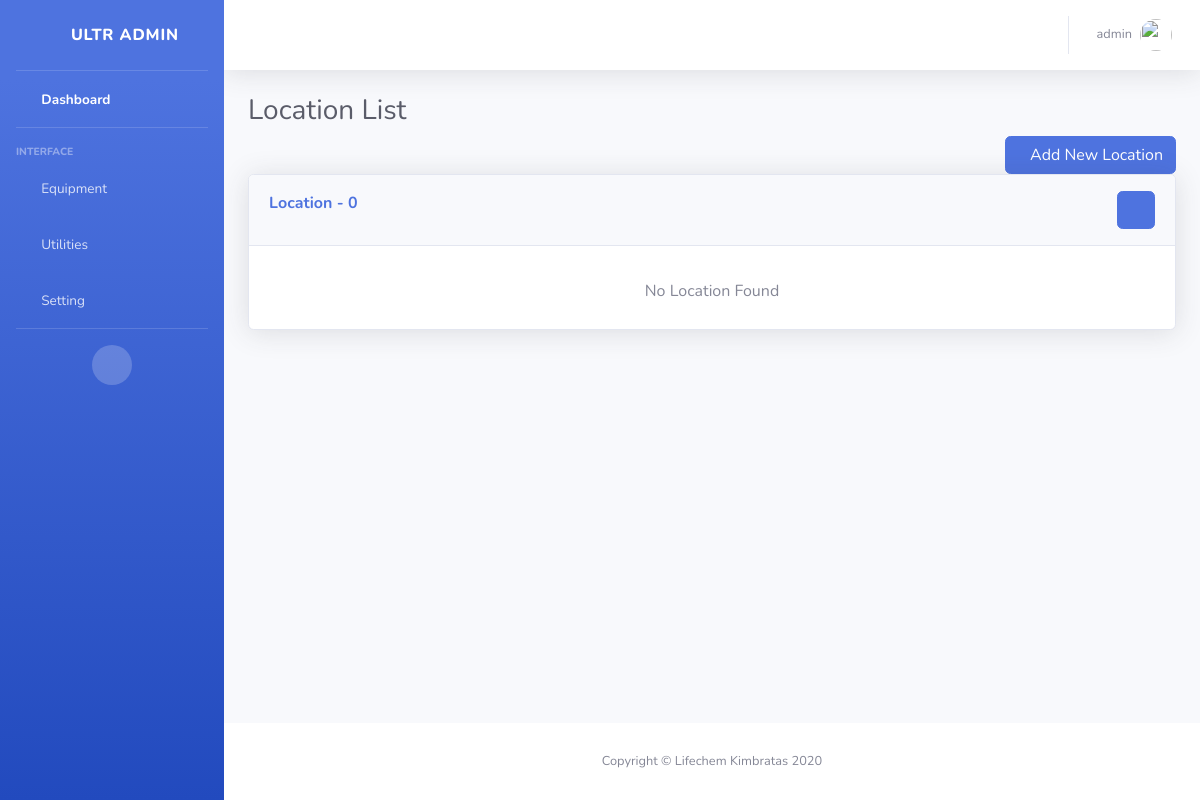
Before: /equipment/locate_list (signed in) with the older database file.
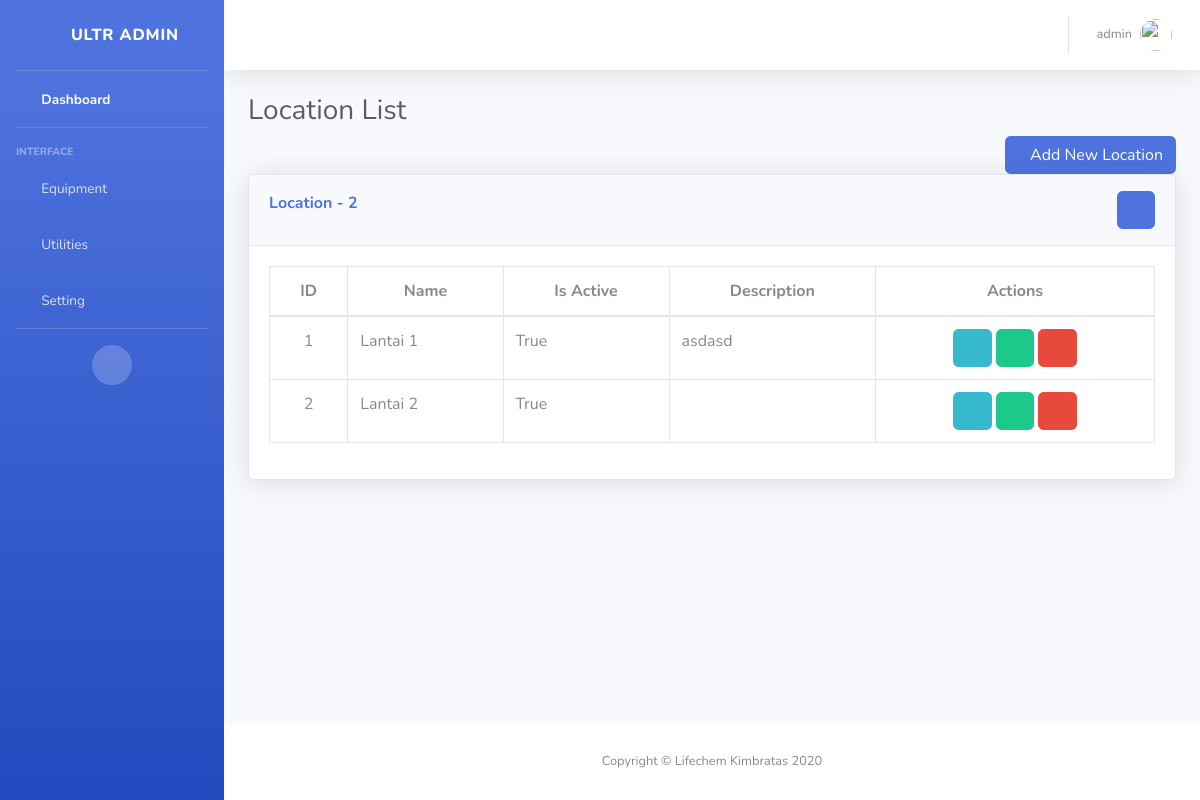
After: the same page with the newer database file.
### Equipment/models.py (models this page shows, shortened)
class Locate(models.Model):
    def ids():
        no = Equipment.objects.count()
        if no == None:
            return 1
        else:
            return no + 1
    no = models.IntegerField(_('Code'), default=ids, unique=True, editable=False)
    id = models.CharField(max_length=30, unique=True, primary_key=True, null=False, editable=False)
    name = models.CharField(max_length=50, null=False)
    is_active = models.BooleanField(default=True)
    description = models.TextField(blank=True, max_length=255)
    created_on = models.DateTimeField(_('Created on'), auto_now_add=True)
    updated_on = models.DateTimeField(_('Updated on'), auto_now_add=False, blank=True, null=True)
    created_by = models.ForeignKey(User, related_name='locate_created_by_user', null=True, on_delete=models.SET_NULL)
    updated_by = models.ForeignKey(User, related_name='locate_updated_by_user', blank=True, null=True, on_delete=models.SET_NULL)

### Common/access_decorators_mixins.py (the view)
    def wraps(request, *args, **kwargs):
        if request.user.role =='ADMIN' or request.user.is_superuser or request.user.has_staff_access:
            return functions(request, *args, **kwargs)
        else:
            raise PermissionDenied

### Equipment/views.py (called while the page is built, shortened)
@login_required
@Manager_access_required
@Supervisor_access_required
@Staff_access_required
def Locate_List(request):
    if request.method == 'GET':
        if request.user.role == 'ADMIN' or request.user.is_superuser:
            locate = Locate.objects.all().distinct()
        else:
            locate = Locate.objects.filter(Q(created_by=request.user)).distinct()
        today =datetime.today().date()
        return render(request, 'locate_list.html', {'locate':locate, 'today':today})

### Equipment/templates/locate_list.html (shortened to what this page needs)
{% extends "layout/base.html" %}
{% load paginate%}
{% block content %}
<div class="container-fluid">
  <h1 class="h3 mb-2 text-gray-800">Location List</h1>
  <div class="row">
    <div class="col-lg-12 text-right">
      <span class="d-lg-inline"><a class="btn btn-primary" href="{% url 'Equipment:Locate_Create'%}"><i class="fa fa-plus"></i>Add New Location</a></span>
    </div>
  </div>
  <div class="card shadow mb-4">
    <div class="card-header py-3 text-right">
      <span class="m-0 font-weight-bold text-primary float-left ">Location - {% if show_pageitems %}
        {% show_pageitems %}{% else %}
        {{ locate|length}}{% endif %}</span>
      <span class="filter_toggle">
        <a href="#" class="btn btn-primary"><i class="fas fa-filter"></i></a>
      </span>
    </div>
    <div class="card-body">
      <div class="table-responsive">
        <table class="table table-bordered" id="dataTable" width="100%" cellspacing="0">
          <thead>
            {% if locate|length > 0 %}
            <tr class="text-center">
              <th>ID</th>
              <th>Name</th>
              <th>Is Active</th>
              <th>Description</th>
              <th>Actions</th>
            </tr>
            {% endif %}
          </thead>
          <tbody>
            {% for loc in locate %}
            <tr>
              <td class="text-center" scope="row">{{forloop.counter}}</td>
              <td>{{ loc.name}}</td>
              <td>{{ loc.is_active}}</td>
              <td>{{ loc.description}}</td>
              <td class="actions text-center">
                {% if request.user == equip.created_by or request.user.role == 'ADMIN' %}
                <a href="{% url 'Equipment:Locate_Detail' loc.id %}" class="btn btn-info edit"><i class="fas fa-eye"></i></a>
                <a href="{% url 'Equipment:Locate_Edit' loc.id %}" class="btn btn-success edit"><i class="fas fa-pencil-alt"></i></a>
                <a href="{% url 'Equipment:Locate_Delete' loc.id %}" class="btn btn-danger delete remove_document"><i class="fas fa-trash-alt"></i></a>
                {% endif %}
              </td>
            {% endfor %}
            </tr>
          </tbody>
        </table>
      </div>
      {% ifequal locate|length 0  %}
      <h6 class="text-center"> No Location Found</h6>
      {% endifequal %}
    </div>
  </div>
</div>
{% endblock content %}

Changed rows visible on the page:
added Locate: name "Lantai 1", is_active "True", description "asdasd"
added Locate: name "Lantai 2", is_active "True"
Other visible differences:
{{ locate|length }}: "0" → "2"
text no longer shown: "No Location Found"
text now shown: "ID Name Is Active Description Actions"
